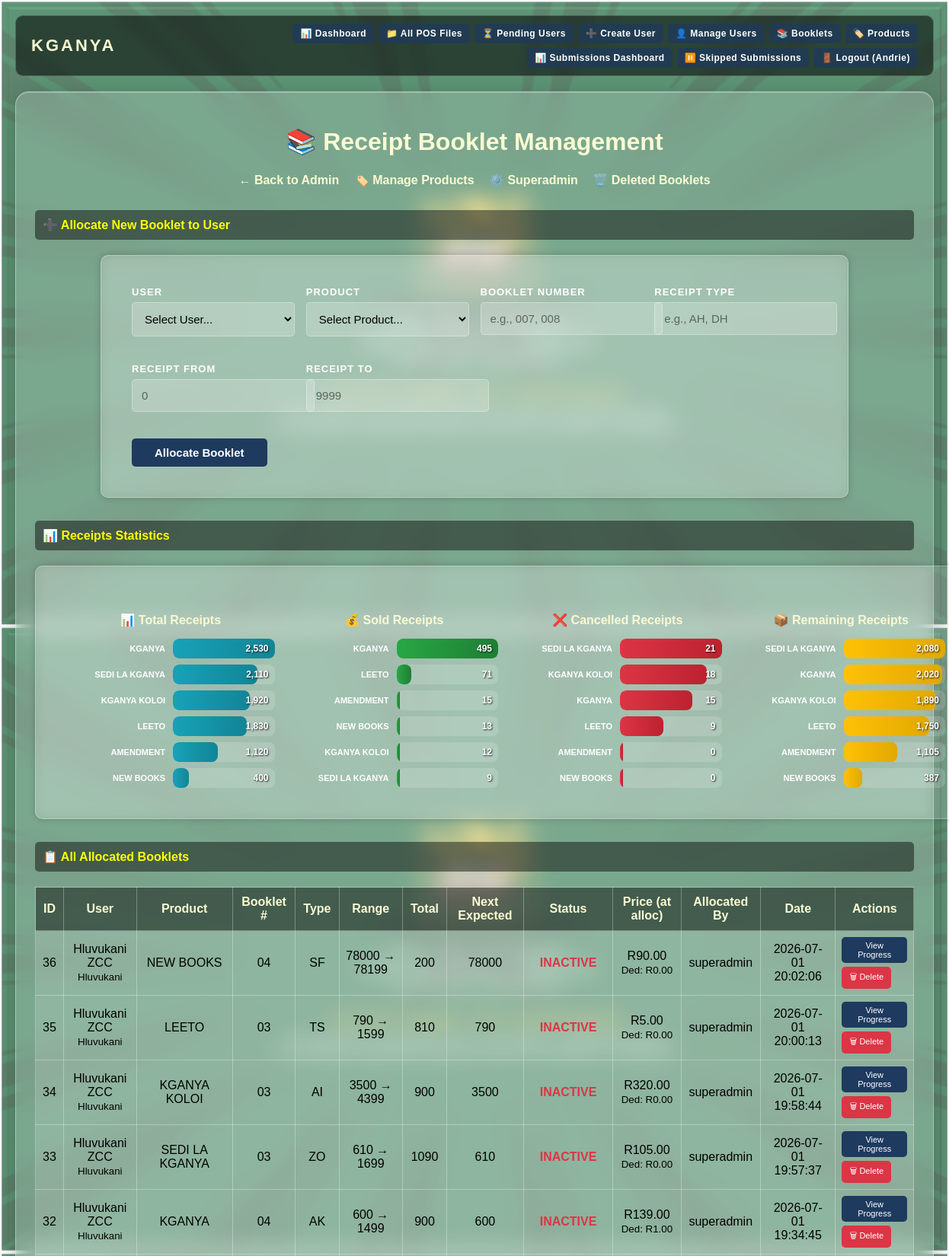
Page /admin/booklets (signed in, upper part) on the committed database.
### tables this page shows
CREATE TABLE receipt_booklets (
            id INTEGER PRIMARY KEY AUTOINCREMENT,
            user_id INTEGER NOT NULL,
            product_name TEXT NOT NULL,
            booklet_number TEXT NOT NULL,
            receipt_type TEXT NOT NULL,
            receipt_from INTEGER NOT NULL,
            receipt_to INTEGER NOT NULL,
            total_receipts INTEGER NOT NULL,
            price_at_allocation REAL NOT NULL,
            deduction_at_allocation REAL NOT NULL,
            next_expected_receipt INTEGER NOT NULL,
            is_active INTEGER DEFAULT 1,
            is_completed INTEGER DEFAULT 0,
            created_at TIMESTAMP DEFAULT CURRENT_TIMESTAMP,
            allocated_by TEXT NOT NULL, completed_at TIMESTAMP, max_receipt_issued INTEGER DEFAULT 0,
            FOREIGN KEY (user_id) REFERENCES users(id),
            UNIQUE(user_id, product_name, booklet_number)
        );

CREATE TABLE users (
            id INTEGER PRIMARY KEY AUTOINCREMENT,
            username TEXT UNIQUE,
            password TEXT
        , secretary_phone TEXT, vice_secretary_phone TEXT, secretary_email TEXT, vice_secretary_email TEXT, church_code TEXT, church_file_number TEXT, church_branch_name TEXT, created_at TIMESTAMP, role TEXT DEFAULT 'user', force_password_change INTEGER DEFAULT 0);

### Digital_Proof_Of_Service.py (the view)
@app.route("/admin/booklets")
@admin_required
def manage_booklets():
    conn = get_db_connection()
    cursor = conn.cursor()
    cursor.execute("""
        SELECT rb.*, u.username, u.church_branch_name,
               COALESCE(pm.price, 0) as current_price,
               COALESCE(pm.deduction, 0) as current_deduction
        FROM receipt_booklets rb
        JOIN users u ON rb.user_id = u.id
        LEFT JOIN products_master pm ON rb.product_name = pm.name
        ORDER BY rb.created_at DESC
    """)
    booklets_raw = [dict(row) for row in cursor.fetchall()]
    booklets = []
    for b in booklets_raw:
        booklet = dict(b)
        cursor.execute("SELECT MAX(receipt_to) as max_sold FROM booklet_used_receipts WHERE booklet_id = ?", (booklet["id"],))
        max_sold_row = cursor.fetchone()
        max_sold = max_sold_row["max_sold"] if max_sold_row and max_sold_row["max_sold"] else booklet["receipt_from"] - 1
        cursor.execute("SELECT MAX(receipt_to) as max_cancelled FROM booklet_cancelled_receipts WHERE booklet_id = ?", (booklet["id"],))
        max_cancelled_row = cursor.fetchone()
        max_cancelled = max_cancelled_row["max_cancelled"] if max_cancelled_row and max_cancelled_row["max_cancelled"] else booklet["receipt_from"] - 1
        booklet["next_expected_receipt"] = max(max_sold, max_cancelled) + 1
        cursor.execute("SELECT COUNT(*) as used_count FROM booklet_used_receipts WHERE booklet_id = ?", (booklet["id"],))
        used = cursor.fetchone()
        booklet["has_used_receipts"] = (used["used_count"] if used else 0) > 0
        cursor.execute("SELECT COUNT(*) as cancelled_count FROM booklet_cancelled_receipts WHERE booklet_id = ?", (booklet["id"],))
        cancelled = cursor.fetchone()
        booklet["has_cancelled_receipts"] = (cancelled["cancelled_count"] if cancelled else 0) > 0
        booklets.append(booklet)
    cursor.execute("SELECT id, username, church_branch_name FROM users ORDER BY username")
    users = [dict(row) for row in cursor.fetchall()]
    cursor.execute("SELECT 1 FROM sqlite_master WHERE type='table' AND name='products_master'")
    has_master = cursor.fetchone()
    if has_master:
        cursor.execute("SELECT * FROM products_master WHERE is_active = 1 ORDER BY name")
    else:
        cursor.execute("SELECT * FROM products ORDER BY name")
    products = [dict(row) for row in cursor.fetchall()]
    cursor.execute("""
        SELECT product_name, SUM(total_receipts) as total_count
        FROM receipt_booklets
        GROUP BY product_name
        ORDER BY total_count DESC
    """)
    total_stats_raw = {row["product_name"]: row["total_count"] for row in cursor.fetchall()}
    cursor.execute("""
        SELECT rb.product_name, SUM(bur.receipt_to - bur.receipt_from + 1) as sold_count
        FROM booklet_used_receipts bur
        JOIN receipt_booklets rb ON bur.booklet_id = rb.id
        GROUP BY rb.product_name
    """)
    sold_stats_raw = {row["product_name"]: row["sold_count"] or 0 for row in cursor.fetchall()}
    cursor.execute("""
        SELECT rb.product_name, SUM(bcr.receipt_to - bcr.receipt_from + 1) as cancelled_count
        FROM booklet_cancelled_receipts bcr
        JOIN receipt_booklets rb ON bcr.booklet_id = rb.id
        GROUP BY rb.product_name
    """)
    cancelled_stats_raw = {row["product_name"]: row["cancelled_count"] or 0 for row in cursor.fetchall()}
    all_products = set(total_stats_raw.keys()) | set(sold_stats_raw.keys()) | set(cancelled_stats_raw.keys())
    total_stats = []
    sold_stats = []
    cancelled_stats = []
    remaining_stats = []
    for product in sorted(all_products):
        total = total_stats_raw.get(product, 0)
        sold = sold_stats_raw.get(product, 0)
        cancelled = cancelled_stats_raw.get(product, 0)
        remaining = total - sold - cancelled
        total_stats.append({"product": product, "count": total})
        sold_stats.append({"product": product, "count": sold})
        cancelled_stats.append({"product": product, "count": cancelled})
        remaining_stats.append({"product": product, "count": max(0, remaining)})
    total_stats.sort(key=lambda x: x["count"], reverse=True)
    sold_stats.sort(key=lambda x: x["count"], reverse=True)
    cancelled_stats.sort(key=lambda x: x["count"], reverse=True)
    remaining_stats.sort(key=lambda x: x["count"], reverse=True)
    stats = {
        "total": total_stats,
        "sold": sold_stats,
        "cancelled": cancelled_stats,
        "remaining": remaining_stats
    }
    import json
    stats_json = json.dumps(stats)
    cursor.execute("""
        SELECT DISTINCT user_id, product_name
        FROM receipt_booklets
        ORDER BY user_id, product_name
    """)
    user_products = cursor.fetchall()
    for up in user_products:
        uid = up["user_id"]
        product = up["product_name"]
        cursor.execute("""
            SELECT id, booklet_number, receipt_from, receipt_to, is_active
            FROM receipt_booklets
            WHERE user_id = ? AND product_name = ? AND is_completed = 0
            ORDER BY CAST(booklet_number AS INTEGER) ASC
        """, (uid, product))
        product_booklets = cursor.fetchall()
        for i, pb in enumerate(product_booklets):
            if i < 2:
                if pb["is_active"] == 0:
                    cursor.execute("""
                        UPDATE receipt_booklets
                        SET is_active = 1, next_expected_receipt = ?
                        WHERE id = ?
                    """, (pb["receipt_from"], pb["id"]))
            else:
                if pb["is_active"] == 1:
                    cursor.execute("""
                        UPDATE receipt_booklets
                        SET is_active = 0
                        WHERE id = ?
                    """, (pb["id"],))
    conn.commit()
    conn.close()
    return render_template("admin_booklets.html", booklets=booklets, users=users, products=products, stats_json=stats_json)

### Digital_Proof_Of_Service.py (called while the page is built)
def dict_row_factory(cursor, row):
    keys = [col[0] for col in cursor.description] if cursor.description else []
    return RowDict(row, keys)

def get_db_connection():
    conn = sqlite3.connect(DB_PATH, timeout=30)
    conn.row_factory = dict_row_factory
    return conn

def admin_required(f):
    @wraps(f)
    def decorated(*args, **kwargs):
        if session.get("role") not in ["admin", "superadmin"]:
            flash("Admin access required.", "error")
            return redirect("/login")
        return f(*args, **kwargs)
    return decorated

@app.context_processor
def inject_globals():
    return {
        'app_name': 'KGANYA',
        'app_tagline': 'Lighting The Way Through Service',
        'current_year': datetime.now().year
    }

    def __getitem__(self, key):
        idx = self._keys.index(key)
        return self._row[idx]

    def keys(self):
        return self._keys

### templates/admin_booklets.html (shortened to what this page needs)
{% extends "base.html" %}
{% block content %}
<div class="container">
    <h1>📚 Receipt Booklet Management</h1>
    <div style="text-align: center; margin-bottom: 20px;">
        <a href="/admin" style="color: lightgoldenrodyellow; text-decoration: none; margin-right: 15px; font-weight: bold;">← Back to Admin</a>
        <a href="/admin/products" style="color: lightgoldenrodyellow; text-decoration: none; margin-right: 15px; font-weight: bold;">🏷️ Manage Products</a>
        <a href="/superadmin" style="color: lightgoldenrodyellow; text-decoration: none; margin-right: 15px; font-weight: bold;">⚙️ Superadmin</a>
        <a href="/admin/deleted-booklets" style="color: lightgoldenrodyellow; text-decoration: none; font-weight: bold;">🗑️ Deleted Booklets</a>
    </div>
    <div class="section-title" style="font-weight: bold; color: yellow;">➕ Allocate New Booklet to User</div>
    <div class="login-card" style="max-width: 900px; margin: 20px auto 30px auto;">
        <form method="POST" action="/admin/booklets/allocate">
            <div style="display: grid; grid-template-columns: repeat(auto-fit, minmax(200px, 1fr)); gap: 15px;">
                <div class="form-group">
                    <label for="user_id">User</label>
                    <select name="user_id" id="user_id" class="form-control" required>
                        <option value="">Select User...</option>
                    </select>
                </div>
                <div class="form-group">
                    <label for="product_name">Product</label>
                    <select name="product_name" id="product_name" class="form-control" required>
                        <option value="">Select Product...</option>
                    </select>
                </div>
                <div class="form-group">
                    <label for="booklet_number">Booklet Number</label>
                    <input type="text" name="booklet_number" id="booklet_number" class="form-control" placeholder="e.g., 007, 008" required>
                </div>
                <div class="form-group">
                    <label for="receipt_type">Receipt Type</label>
                    <input type="text" name="receipt_type" id="receipt_type" class="form-control" placeholder="e.g., AH, DH" required>
                </div>
                <div class="form-group">
                    <label for="receipt_from">Receipt From</label>
                    <input type="number" name="receipt_from" id="receipt_from" class="form-control" placeholder="0" min="0" required>
                </div>
                <div class="form-group">
                    <label for="receipt_to">Receipt To</label>
                    <input type="number" name="receipt_to" id="receipt_to" class="form-control" placeholder="9999" min="0" required>
                </div>
            </div>
            <button type="submit" class="btn-primary" style="margin-top: 15px; width: auto; padding: 10px 30px;">Allocate Booklet</button>
        </form>
    </div>
    <div class="section-title" style="font-weight: bold; color: yellow;">📊 Receipts Statistics</div>
    <div class="login-card" style="max-width: 1200px; margin: 20px auto 30px auto;">
        <div style="display: grid; grid-template-columns: repeat(auto-fit, minmax(250px, 1fr)); gap: 20px;">
            <div>
                <h4 style="color: lightgoldenrodyellow; text-align: center; margin-bottom: 15px;">📊 Total Receipts</h4>
                <div id="total-receipts-chart"></div>
            </div>
            <div>
                <h4 style="color: lightgoldenrodyellow; text-align: center; margin-bottom: 15px;">💰 Sold Receipts</h4>
                <div id="sold-receipts-chart"></div>
            </div>
            <div>
                <h4 style="color: lightgoldenrodyellow; text-align: center; margin-bottom: 15px;">❌ Cancelled Receipts</h4>
                <div id="cancelled-receipts-chart"></div>
            </div>
            <div>
                <h4 style="color: lightgoldenrodyellow; text-align: center; margin-bottom: 15px;">📦 Remaining Receipts</h4>
                <div id="remaining-receipts-chart"></div>
            </div>
        </div>
    </div>
    <div class="section-title" style="font-weight: bold; color: yellow;">📋 All Allocated Booklets</div>
    <div class="table-container">
        <table>
            <thead>
                <tr>
                    <th>ID</th>
                    <th>User</th>
                    <th>Product</th>
                    <th>Booklet #</th>
                    <th>Type</th>
                    <th>Range</th>
                    <th>Total</th>
                    <th>Next Expected</th>
                    <th>Status</th>
                    <th>Price (at alloc)</th>
                    <th>Allocated By</th>
                    <th>Date</th>
                    <th>Actions</th>
                </tr>
            </thead>
            <tbody>
                {% for booklet in booklets %}
                <tr>
                    <td>{{ booklet.id }}</td>
                    <td>{{ booklet.username }}<br><small>{{ booklet.church_branch_name or '' }}</small></td>
                    <td>{{ booklet.product_name }}</td>
                    <td>{{ booklet.booklet_number }}</td>
                    <td>{{ booklet.receipt_type }}</td>
                    <td>{{ booklet.receipt_from }} → {{ booklet.receipt_to }}</td>
                    <td>{{ booklet.total_receipts }}</td>
                    <td>{{ booklet.display_next_expected or booklet.next_expected_receipt }}</td>
                    <td>
                        {% if booklet.is_active == 1 and booklet.is_completed == 0 %}
                            <span style="color: #28a745; font-weight: bold;">ACTIVE</span>
                        {% elif booklet.is_completed == 1 %}
                            <span style="color: #6c757d; font-weight: bold;">COMPLETED</span>
                        {% else %}
                            <span style="color: #dc3545; font-weight: bold;">INACTIVE</span>
                        {% endif %}
                    </td>
                    <td>R{{ "%.2f"|format(booklet.price_at_allocation) }}<br><small>Ded: R{{ "%.2f"|format(booklet.deduction_at_allocation) }}</small></td>
                    <td>{{ booklet.allocated_by }}</td>
                    <td>{{ booklet.created_at }}</td>
                    <td>
                        <div style="display: flex; gap: 5px; flex-wrap: wrap;">
                            <a href="/admin/booklet-progress/{{ booklet.user_id }}">
                                <button style="margin-top:0; font-size: 11px; padding: 5px 10px;">View Progress</button>
                            </a>
                            {% if not booklet.has_used_receipts and not booklet.has_cancelled_receipts %}
                                <form method="POST" action="/admin/booklets/delete/{{ booklet.id }}" style="display: inline;"
                                      onsubmit="return confirm('Are you sure you want to delete Booklet #{{ booklet.booklet_number }} for {{ booklet.product_name }}?\n\nThis booklet has NOT been used yet and can be safely deleted.\n\nClick OK to delete, or Cancel to keep it.');">
                                    <button type="submit" style="margin-top:0; font-size: 11px; padding: 5px 10px; background-color: #dc3545;">🗑 Delete</button>
                                </form>
                            {% endif %}
                        </div>
                    </td>
                </tr>
                {% else %}
                <tr>
                    <td colspan="13" style="text-align: center; color: #666;">No booklets allocated yet.</td>
                </tr>
                {% endfor %}
            </tbody>
        </table>
    </div>
</div>
{% endblock %}

### rows in the picture
receipt_booklets: id "36", username "Hluvukani ZCC", church_branch_name "Hluvukani", product_name "NEW BOOKS", booklet_number "04", receipt_type "SF", receipt_from "78000", receipt_to "78199", total_receipts "200", next_expected_receipt "78000", is_active "INACTIVE", price_at_allocation "90.00", deduction_at_allocation "0.00", allocated_by "superadmin", created_at "2026-07-01 20:02:06"
receipt_booklets: id "35", username "Hluvukani ZCC", church_branch_name "Hluvukani", product_name "LEETO", booklet_number "03", receipt_type "TS", receipt_from "790", receipt_to "1599", total_receipts "810", next_expected_receipt "790", is_active "INACTIVE", price_at_allocation "5.00", deduction_at_allocation "0.00", allocated_by "superadmin", created_at "2026-07-01 20:00:13"
receipt_booklets: id "34", username "Hluvukani ZCC", church_branch_name "Hluvukani", product_name "KGANYA KOLOI", booklet_number "03", receipt_type "AI", receipt_from "3500", receipt_to "4399", total_receipts "900", next_expected_receipt "3500", is_active "INACTIVE", price_at_allocation "320.00", deduction_at_allocation "0.00", allocated_by "superadmin", created_at "2026-07-01 19:58:44"
receipt_booklets: id "33", username "Hluvukani ZCC", church_branch_name "Hluvukani", product_name "SEDI LA KGANYA", booklet_number "03", receipt_type "ZO", receipt_from "610", receipt_to "1699", total_receipts "1090", next_expected_receipt "610", is_active "INACTIVE", price_at_allocation "105.00", deduction_at_allocation "0.00", allocated_by "superadmin", created_at "2026-07-01 19:57:37"
receipt_booklets: id "32", username "Hluvukani ZCC", church_branch_name "Hluvukani", product_name "KGANYA", booklet_number "04", receipt_type "AK", receipt_from "600", receipt_to "1499", total_receipts "900", next_expected_receipt "600", is_active "INACTIVE", price_at_allocation "139.00", deduction_at_allocation "1.00", allocated_by "superadmin", created_at "2026-07-01 19:34:45"

### other values in the picture
{{ session.username }} "Andrie"
